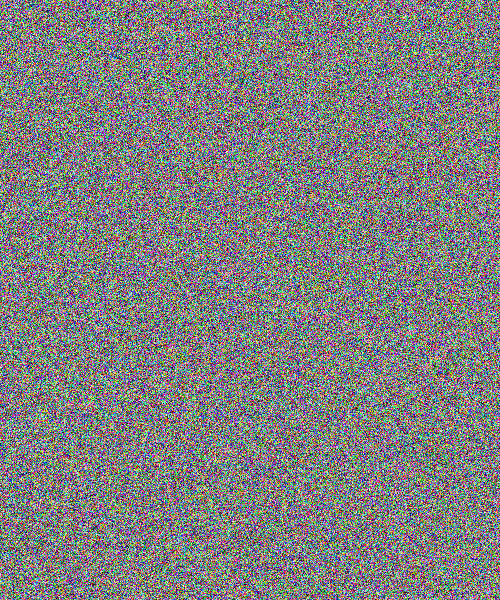
#> input picture BmpEncryption/encryptedtext1.bmp, 500 x 600 px
$ python bmp.py
#> lines starting #> are read from the running program, lines starting #| are printed output that depends on the picture
import numpy as np
from PIL import Image

# Open images
im1 = Image.open("encryptedtext1.bmp")
#> im1 is the input picture: PIL image 500x600 RGB; mean R, G, B 127.6, 127.5, 127.3
im2 = Image.open("encryptedtext2.bmp")
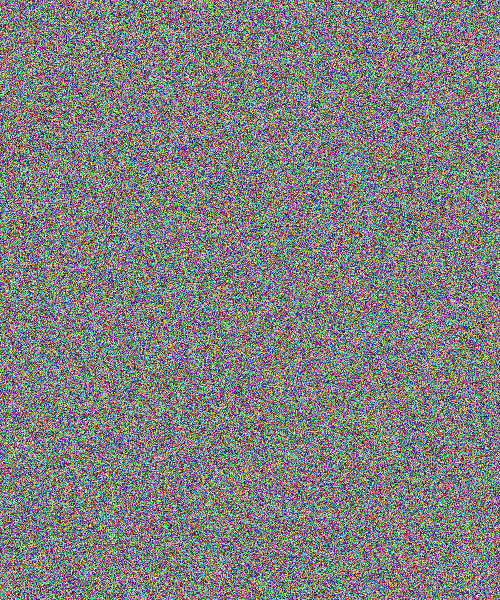
#> input picture BmpEncryption/encryptedtext2.bmp, 500 x 600 px
#> im2 is the input picture: PIL image 500x600 RGB; mean R, G, B 127.4, 127.4, 127.5

# Make into Numpy arrays
im1np = np.array(im1)
im2np = np.array(im2)

# XOR with Numpy
result = np.bitwise_xor(im1np, im2np).astype(np.uint8)
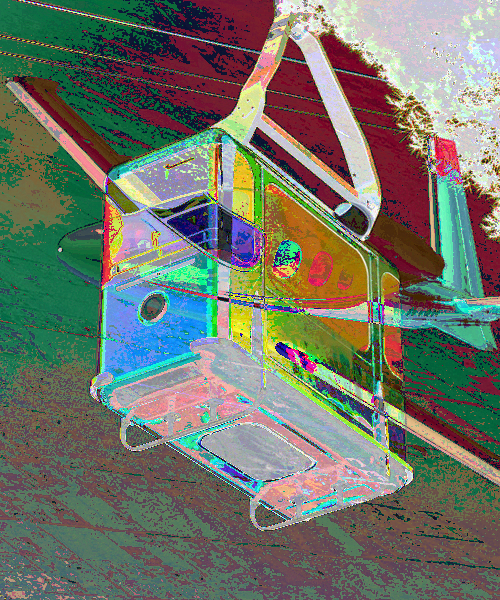
#> result: shape (600, 500, 3); mean R, G, B 112.2, 116.6, 104.6

# Convert back to PIL image and save
Image.fromarray(result).save('result.png')
